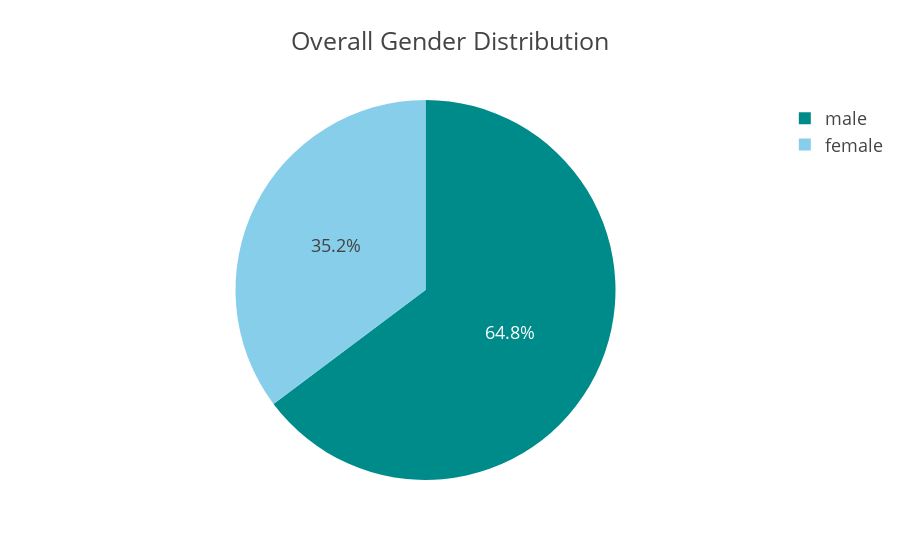

Notebook cell for this chart:
### Code cell
fig = px.pie(gender_df, names='sex', values='total', 
             title='Overall Gender Distribution',
             color_discrete_sequence=['darkcyan','skyblue','#82EEFD'])
fig.update_layout(template="presentation", paper_bgcolor="rgba(0,0,0,0)", plot_bgcolor="rgba(0,0,0,0)")
fig.show()
fig.write_image(os.path.join(results_dir,'distribution_gender_pie_chart.jpg'))
fig.write_image(os.path.join(results_dir,'distribution_gender_pie_chart.png'))
fig.write_html(os.path.join(results_dir,'distribution_gender_pie_chart.html'))

### Figure 1 — Plotly figure (JSON) as saved in the notebook; plotly's stock layout.template omitted (floating-point values rounded to 4 significant figures)
{"data": [{"domain": {"x": [0, 1], "y": [0, 1]}, "hovertemplate": "sex=%{label}<br>total=%{value}<extra></extra>", "labels": ["female", "male"], "legendgroup": "", "name": "", "showlegend": true, "type": "pie", "values": [314, 577]}], "layout": {"autosize": true, "legend": {"tracegroupgap": 0}, "paper_bgcolor": "rgba(0, 0, 0, 0)", "piecolorway": ["darkcyan", "skyblue", "#82EEFD"], "plot_bgcolor": "rgba(0, 0, 0, 0)", "title": {"text": "Overall Gender Distribution"}}}
